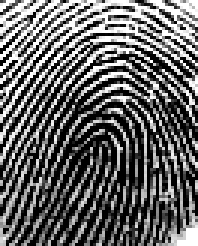
#> input picture fingerprints/cropped_fingerprint.tif, 66 x 82 px, found by its file name (shown 3 times larger)
$ python fingerMinutiae.py
#> lines starting #> are read from the running program, lines starting #| are printed output that depends on the picture; pictures that were not available may be replaced by others from this repository, and a replacement may not be noted
import cv2
import numpy as np
import os
from sklearn.neural_network import MLPClassifier
from skimage.morphology import skeletonize

X = []
y = []

for file in [file for file in os.listdir("min1")]:
    fingerprint_database_image = cv2.imread("./min1/" + file)
#> fingerprint_database_image is the input picture: shape (82, 66, 3); min 0, max 255, mean 100.9
    fingerprint_database_image = cv2.bitwise_not(fingerprint_database_image)
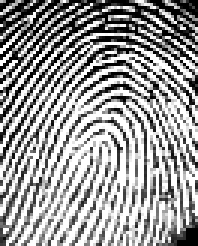
#> fingerprint_database_image: shape (82, 66, 3) (shown 3 times larger); min 0, max 255, mean 154.1
    noColor = cv2.cvtColor(fingerprint_database_image, cv2.COLOR_BGR2GRAY)
    _, noColor = cv2.threshold(noColor, 128, 1, cv2.THRESH_BINARY)
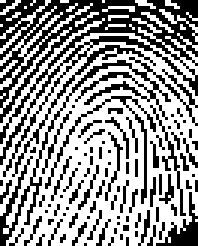
#> noColor: shape (82, 66) (shown 3 times larger); values 0 (black) and 1 (white), 58.9% white; black in thin lines or dots
    X.append(np.ravel(noColor))
    y.append(1)

for file in [file for file in os.listdir("min2")]:
    fingerprint_database_image = cv2.imread("./min2/" + file)
    fingerprint_database_image = cv2.bitwise_not(fingerprint_database_image)
    noColor = cv2.cvtColor(fingerprint_database_image, cv2.COLOR_BGR2GRAY)
    _, noColor = cv2.threshold(noColor, 128, 1, cv2.THRESH_BINARY)
    X.append(np.ravel(noColor))
    y.append(2)

for file in [file for file in os.listdir("min3")]:
    fingerprint_database_image = cv2.imread("./min3/" + file)
    fingerprint_database_image = cv2.bitwise_not(fingerprint_database_image)
    noColor = cv2.cvtColor(fingerprint_database_image, cv2.COLOR_BGR2GRAY)
    _, noColor = cv2.threshold(noColor, 128, 1, cv2.THRESH_BINARY)
    X.append(np.ravel(noColor))
    y.append(3)

clf = MLPClassifier(solver='lbfgs', alpha=1e-5, hidden_layer_sizes=(5, 2), random_state=1)
clf.fit(X, y)

#szkieletyzacja
image = cv2.imread("fingerprints/cropped_fingerprint.tif")
skeleton = skeletonize(image)
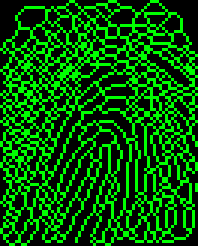
#> skeleton: shape (82, 66, 3) bool (shown 3 times larger); mean B, G, R 0, 0.347, 0
#> (the run stopped early here; a loop or call above may not have finished)
